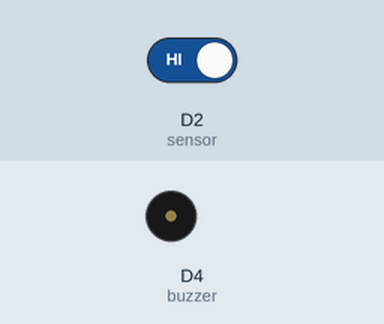
Simulated run of this sketch. Board: ESP8266 (NodeMCU). Shown: buzzer (waves = sounding, pin HIGH). Inputs (shaded band) come from the test bench; at power-on: D2 (sensor) HIGH. WiFi joins after 1.5 s; servers stay silent unless stated; what the sketch prints to the serial monitor is not drawn.

Above: at 0.1 s.
At 1.6 s:
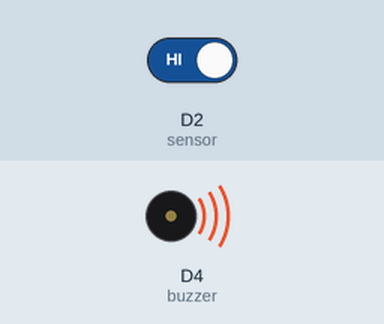
Timing chart, 0 to 3.1 s (numbered marks = the images above):
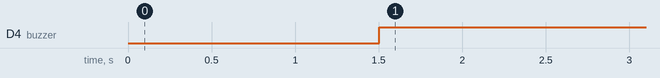

The sketch:

sensor_notif_via_telegram.ino
```cpp
#include <ESP8266WiFi.h>
#include <WiFiClientSecure.h>
#include <UniversalTelegramBot.h>

//koneksi Wifi
char ssid[] = "RezaFti";    //masukan SSID wifi
char password[] = "ezadr1701"; //password Wifi

//alamat bot telegram
#define BOTtoken "983270405:AAEfsC6PnVfx_N9dzxHKfxJx105Q2AmWbfg"
#define chat_id "744562372"

WiFiClientSecure client;
UniversalTelegramBot bot(BOTtoken, client);

//inisialisasi pin
const int sensor = D2;
const int buzzer = D4;

void connectwifi(){
  //connect ke Wifi network:
  Serial.print("Connecting Wifi: ");
  Serial.println(ssid);

  // connected
  WiFi.mode(WIFI_STA);
  WiFi.begin(ssid, password);

  while (WiFi.status() != WL_CONNECTED) {
    Serial.print(".");
    delay(500);
  }
  Serial.println("");
  Serial.println("WiFi connected");
  Serial.print("IP address: ");
  Serial.println(WiFi.localIP());
}

void setup(){
  Serial.begin(115200);
  pinMode(sensor, INPUT_PULLUP);
  pinMode(buzzer,OUTPUT);
  connectwifi();
}

void loop() {
  //seting sensor
  if(isPeopleDetected())
    turnOnBuzzer();
  else
    turnOffBuzzer();
}

void turnOnBuzzer(){
  digitalWrite(buzzer,HIGH);
  Serial.println("Gerakan Terdeteksi");
  bot.sendChatAction(chat_id, "Sedang Mengetik");
  Serial.println("Mengidentifikasi Adanya Gerakan");
  bot.sendMessage(chat_id, "Gerakan Terdeteksi", "");
}

void turnOffBuzzer(){
  digitalWrite(buzzer,LOW);
}

boolean isPeopleDetected(){
  int sensorValue = digitalRead(sensor);
  if(sensorValue == HIGH)
  {
    return true;
  }
  else
  {
    return false;
  }
}
```

Measured:
- by itself, D4 (buzzer): LOW → HIGH at 1.5 s
